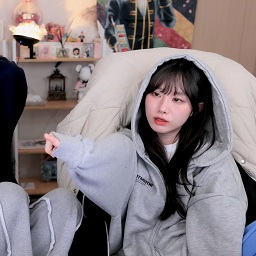
#> input picture ch03/file.bmp, 256 x 256 px
$ python equalize.py
#> lines starting #> are read from the running program, lines starting #| are printed output that depends on the picture
import sys
import numpy as np
import cv2


# 그레이스케일 영상의 히스토그램 평활화
src = cv2.imread('file.bmp', cv2.IMREAD_GRAYSCALE)
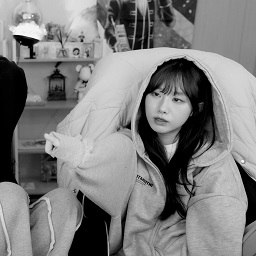
#> src: shape (256, 256); min 0, max 255, mean 126.1

if src is None:
    print('Image load failed!')
    sys.exit()

dst = cv2.equalizeHist(src)
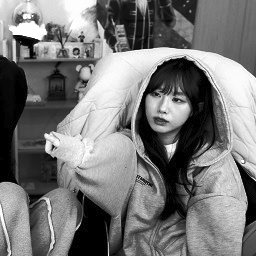
#> dst: shape (256, 256); min 0, max 255, mean 119.6

cv2.imshow('src', src)
cv2.imshow('dst', dst)
cv2.waitKey()

cv2.destroyAllWindows()

# 컬러 영상의 히스토그램 평활화
src = cv2.imread('field.bmp')
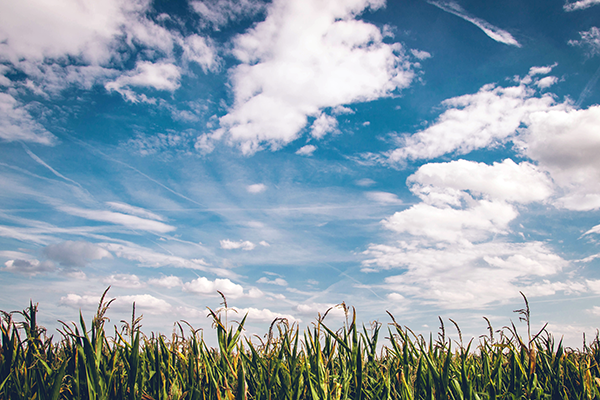
#> input picture ch02/field.bmp, 600 x 400 px, found by its file name
#> src is the input picture: shape (400, 600, 3); mean B, G, R 173.2, 160.3, 141.8

if src is None:
    print('Image load failed!')
    sys.exit()

src_ycrcb = cv2.cvtColor(src, cv2.COLOR_BGR2YCrCb)
#> src_ycrcb: shape (400, 600, 3); mean of channels 0, 1, 2 156.2, 117.7, 137.6
ycrcb_planes = cv2.split(src_ycrcb)

# 밝기 성분에 대해서만 히스토그램 평활화 수행
#> (the run stopped early here; a loop or call above may not have finished)
